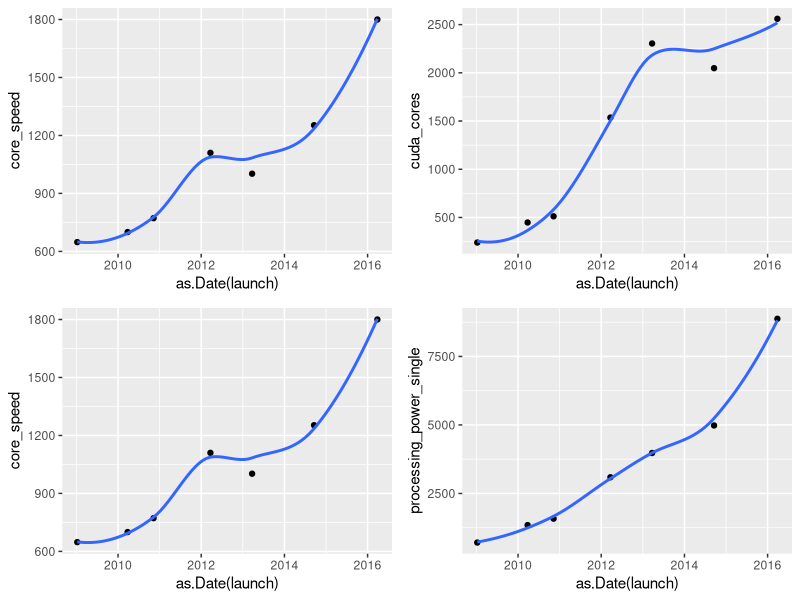
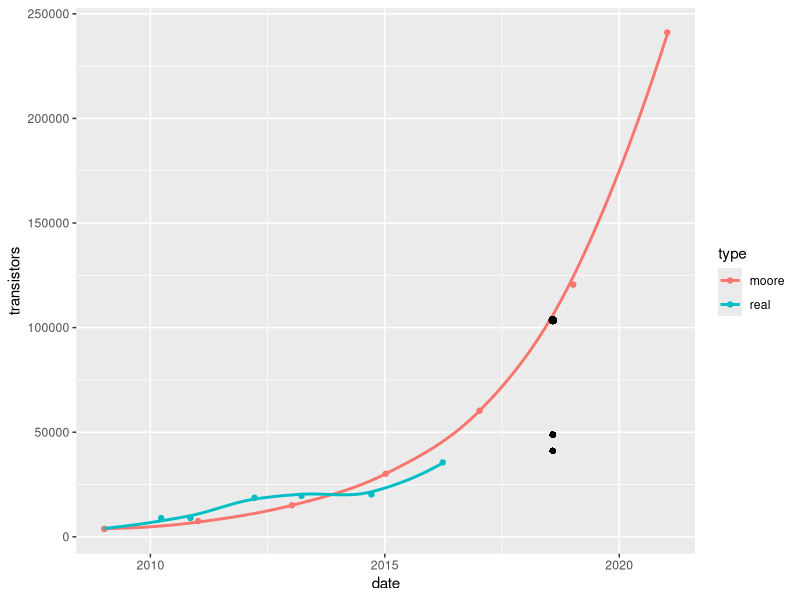
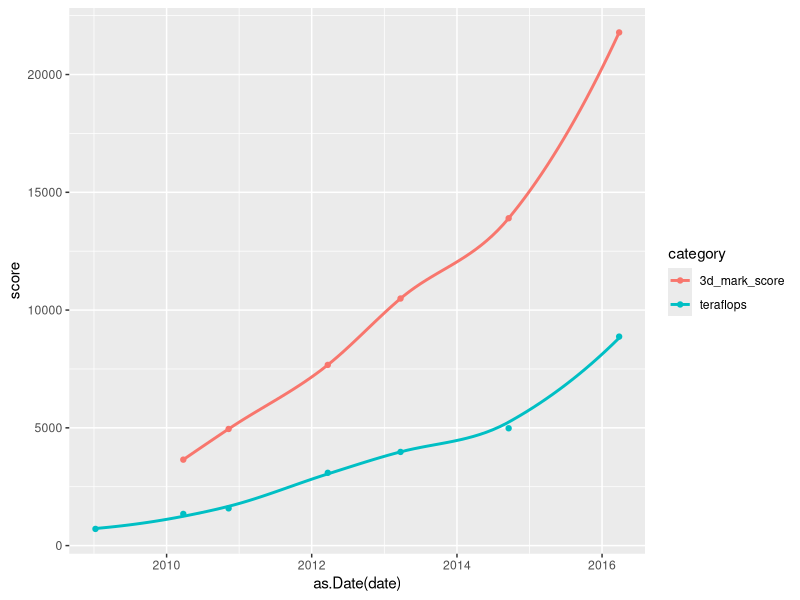

These figures' R source, in order:
## ---- chunk 1
Sys.setenv(LANG = "en")
#Read in the data
xx80 <- read.csv("xx80.csv", sep = ";")
xx80
#Note that the only metrics we see grow linearly are transistor density, cuda core count, core speed, and processing power
#For cards with boost capabilities, we only consider the highest speeds, as performance benchmarks always bring out these speeds in the cards

#Play with linear model
library(ggplot2)
m1 <- lm(xx80$core_speed ~ as.Date(xx80$launch))
summary(m1)

#Plotting different variables that have positive correlation with performance
library(gridExtra)
p1 <- ggplot(xx80, aes(x = as.Date(launch), y = core_speed)) + geom_point() + geom_smooth(se=FALSE)
p2 <- ggplot(xx80, aes(x = as.Date(launch), y = cuda_cores)) + geom_point() + geom_smooth(se=FALSE)
p3 <- ggplot(xx80, aes(x = as.Date(launch), y = core_speed)) + geom_point() + geom_smooth(se=FALSE)
p4 <- ggplot(xx80, aes(x = as.Date(launch), y = processing_power_single)) + geom_point() + geom_smooth(se=FALSE)

grid.arrange(p1,p2,p3,p4, ncol =2, nrow =2)

transistor_density <- xx80$transistors_millions/xx80$die_size
transistor_density
#million transistors per square mm

#Moore's law predicts that the number of transistors per square inch doubles each year

#1 square mm = 0.00155 square inch
scaled_transistor_density <- xx80$transistors_millions*1000000/xx80$die_size*0.00155
scaled_transistor_density
#this is in number of transistors per square inch

#moore's predicted transistor density
moore_predicted_scaled_transistory_density <- rep(scaled_transistor_density[1], 7) * c(1,2,4,8,16,32,64)
moore_predicted_scaled_transistory_density

moore_dates <- c("2009-01-08", "2011-01-08", "2013-01-08", "2015-01-08", "2017-01-08", "2019-01-08", "2021-01-08")

transistor_df <- data.frame("date" = c(as.Date(xx80$launch), as.Date(moore_dates)), "transistors" = c(scaled_transistor_density, moore_predicted_scaled_transistory_density), "type" = c(rep("real", 7), rep("moore", 7))) 
transistor_df

nvidia_transistors <- data.frame("date" = as.Date(xx80$launch), "transistors" = scaled_transistor_density)
moore_transistors <- data.frame("date" = as.Date(moore_dates), "transistors" = moore_predicted_scaled_transistory_density)

nvidia_transistor_model <- lm(sqrt(transistors) ~ date, data = nvidia_transistors)
summary(nvidia_transistor_model)

nvidia_transistor_model2 <- lm(transistors ~ date, data = nvidia_transistors)
summary(nvidia_transistor_model2)

moore_transistor_model <- lm(log(transistors) ~ date, data = moore_transistors)
summary(moore_transistor_model)

library(car)
powerTransform(nvidia_transistors[,2])

#predicted performance boost by transistor density through nvidia linear model
predict(nvidia_transistor_model2, newdata = data.frame("date" = as.Date("2018-08-01")), type = "response")/nvidia_transistors[7,2]

#predicted performance boost by transistor density through nvidia transformed model
predict(nvidia_transistor_model, newdata = data.frame("date" = as.Date("2018-08-01")), type = "response")^2/nvidia_transistors[7,2]

#predicted performance boost by transistor density through moore's law
#starting point for moore's law is gtx 280
exp(predict(moore_transistor_model, newdata = data.frame("date" = as.Date("2018-08-01")), type = "response"))/nvidia_transistors[7,2]

ggplot(transistor_df, aes(x = date, y = transistors, color = type)) + geom_point() + geom_smooth(se=FALSE) + geom_point(aes(x=as.Date("2018-08-01"), y=predict(nvidia_transistor_model, newdata = data.frame("date" = as.Date("2018-08-01")), type = "response")^2), shape = 16, color = "black", size = 2) + geom_point(aes(x=as.Date("2018-08-01"), y=predict(nvidia_transistor_model2, newdata = data.frame("date" = as.Date("2018-08-01")), type = "response")), shape = 16, color = "black", size = 2) + geom_point(aes(x=as.Date("2018-08-01"), y=exp(predict(moore_transistor_model, newdata = data.frame("date" = as.Date("2018-08-01")), type = "response"))), color = "black", size = 2)


## ---- chunk 2
#3DMark Graphics Score pulled from 3dmark site
xx80$threedmark_score <- c(NA, 3649, 4952, 7672, 10490, 13898, 21787)

bench <- data.frame("card" = rep(c(280, 480, 580, 680, 780, 980, 1080),2), "score" = c(xx80$processing_power_single, xx80$threedmark_score), "category" = c(rep("teraflops", 7), rep("3d_mark_score", 7)), "date" = rep(xx80$launch, 2))

threedmark_model <- lm(xx80$threedmark_score ~ as.Date(xx80$launch))
summary(threedmark_model)

tflop_model <- lm(xx80$processing_power_single ~ as.Date(xx80$launch))
summary(tflop_model)


ggplot(bench, aes(x = as.Date(date), y = score, color = category)) + geom_point() + geom_smooth(se=FALSE)
